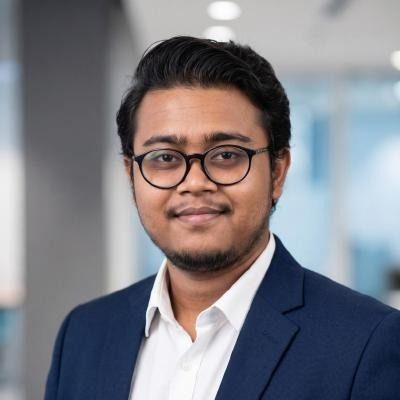
#> input picture source-photo.jpg, 400 x 400 px, found by its file name
$ python prep_photo.py
#> lines starting #> are read from the running program, lines starting #| are printed output that depends on the picture
import sys
import os
from PIL import Image, ImageEnhance
try:
    import cv2
    import numpy as np
    HAS_OPENCV = True
except ImportError:
    HAS_OPENCV = False

def prep_photo(input_path="source-photo.jpg", output_path="source-prepped.png"):
#> called with input_path = 'source-photo.jpg', output_path = 'source-prepped.png'
    if not os.path.exists(input_path):
        print(f"Error: {input_path} not found.")
        sys.exit(1)

    img = Image.open(input_path).convert("L")
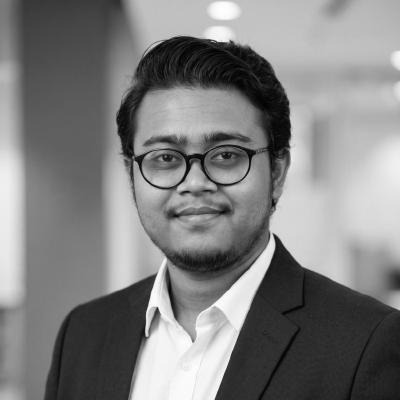
#> img: PIL image 400x400 L; min 0, max 255, mean 127.8

    if HAS_OPENCV:
        # Convert PIL to numpy array
        img_np = np.array(img)

        # Apply CLAHE (Contrast Limited Adaptive Histogram Equalization)
        clahe = cv2.createCLAHE(clipLimit=3.0, tileGridSize=(8, 8))
        enhanced = clahe.apply(img_np)
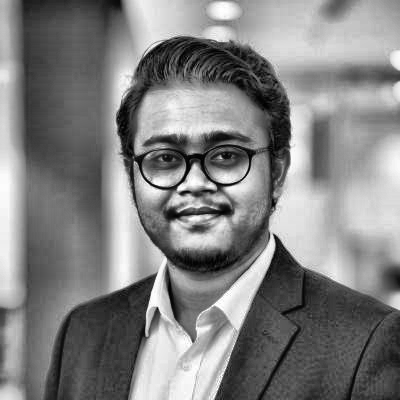
#> enhanced: shape (400, 400); min 0, max 255, mean 129.6

        # Slight gamma adjustment / brightness boosting for highlights
        enhanced = np.clip(enhanced * 1.1 + 10, 0, 255).astype(np.uint8)
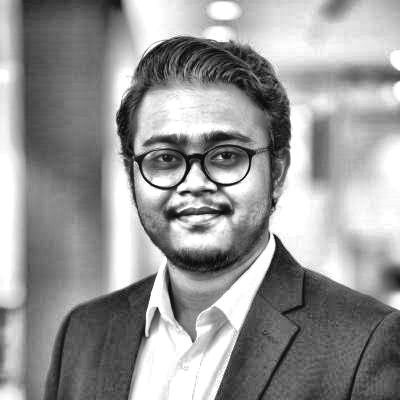
#> enhanced: shape (400, 400); min 10, max 255, mean 151.1

        img = Image.fromarray(enhanced)
    else:
        # Fallback using PIL ImageEnhance
        enhancer = ImageEnhance.Contrast(img)
        img = enhancer.enhance(1.8)

    img.save(output_path)
    print(f"Prepped photo saved to {output_path}")

if __name__ == "__main__":
    input_file = sys.argv[1] if len(sys.argv) > 1 else "source-photo.jpg"
    prep_photo(input_file)
